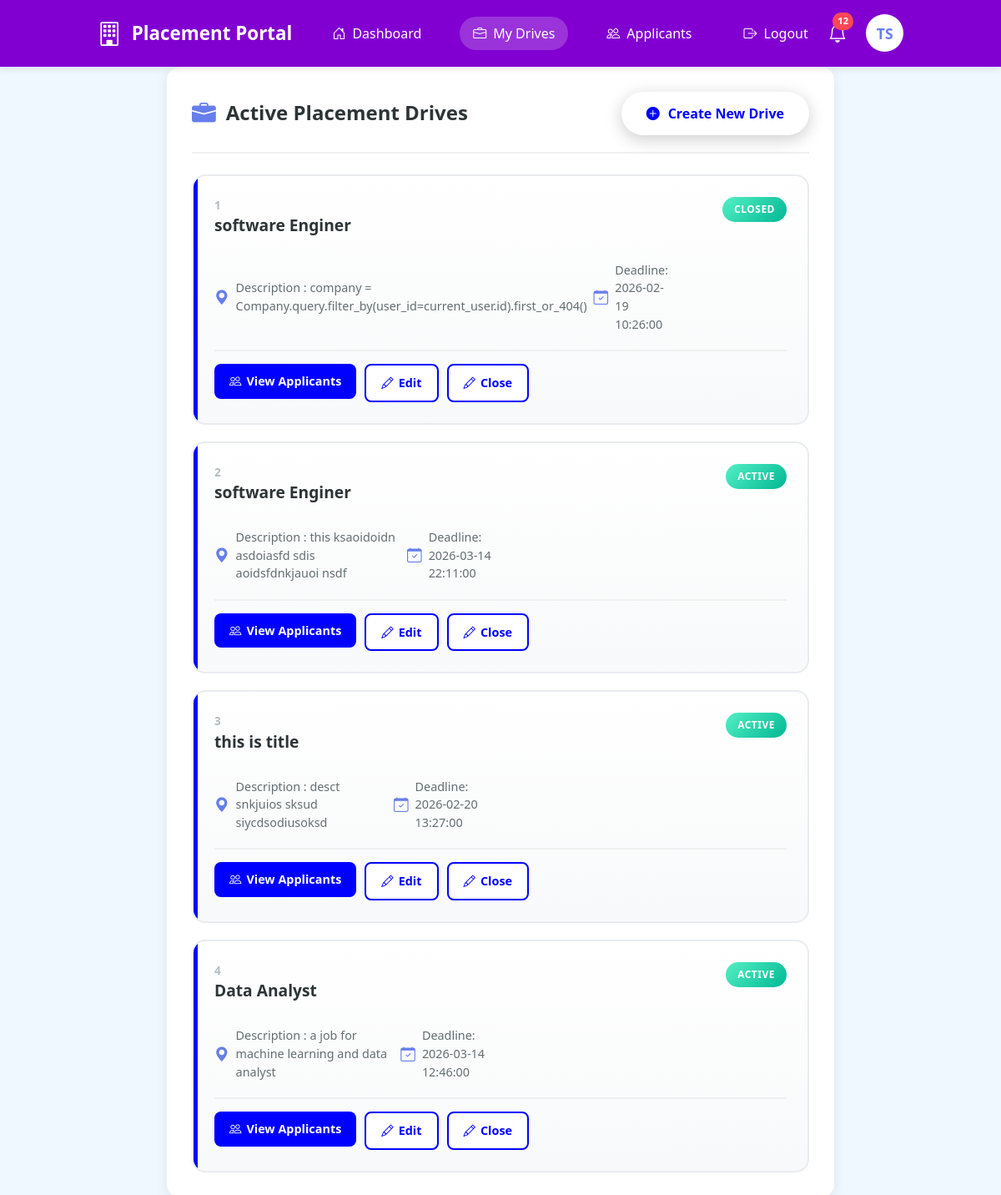
Page /company/drives (signed in) on the committed database.
### portal/models.py (models this page shows)
class Drive(db.Model,UserMixin):
    __tablename__ = 'placement_drives'
    id = db.Column(db.Integer , primary_key = True)
    company_id = db.Column(db.Integer,db.ForeignKey('companies.id') , nullable = False)
    job_title = db.Column(db.String(100), nullable = False)
    description = db.Column(db.String(200), nullable = False)
    eligibility = db.Column(db.String(100), nullable = False)
    deadline = db.Column(db.DateTime, nullable = False)
    status = db.Column(db.String(20), nullable = False,default ='APPROVED') #APPROVED,PENDING,CLOSED
    company = db.relationship('Company' , backref = 'companies')

### app.py (the view)
@app.route("/company/drives")
@login_required
def company_drive():
    company = Company.query.filter_by(user_id=current_user.id).first_or_404()
    drive = Drive.query.filter_by(company_id = company.id).all()
    return render_template('company/company_drive.html',c = company , drives = drive)

### app.py (called while the page is built)
@login_manager.user_loader
def load_user(user_id):
    return User.query.get(int(user_id))

### templates/company/company_drive.html (shortened to what this page needs)
{% extends "company/company_base.html" %}
{% block content %}
<div class="dri">
    <div class="sec-card">
        <div class="sec-header">
            <h2>
                <i class="bi bi-briefcase-fill icon"></i>
                Active Placement Drives
            </h2>
            <a href="{{url_for('company_create_drive',company_id=c.id)}}">
                <div class="welcome-actions">
                    <button class="btn-create-drive">
                        <i class="bi bi-plus-circle-fill"></i>
                        Create New Drive
                    </button>
                </div>
            </a>
        </div>
        <div class="drives">
            {% for d in drives %}
            <div class="drive">
                <div class="drive-h">
                    <div>
                        <div class="drive-id">{{d.id}}</div>
                        <div class="drive-t">{{d.job_title}} </div>
                    </div>
                    {% if d.status == 'PENDING' %}
                    <span class="drive-s status-pending">Pending Approval</span>
                    {% elif d.status == 'APPROVED' %}
                    <span class="drive-s status-active">Active</span>
                    {% else %}
                    <span class="drive-s status-active">Closed</span>
                    {% endif %}
                </div>
                <div class="drive-m">
                    <div class="meta-i">
                        <i class="bi bi-geo-alt-fill"></i>
                        <span>Description : {{d.description}} </span>
                        <div class="meta-i">
                            <i class="bi bi-calendar-check"></i>
                            <span>Deadline: {{d.deadline}}</span>
                        </div>
                    </div>
                </div>
                <div class="drive-actions">
                    <a href="{{url_for('company_app')}}">
                        <button class="btn-action btn-view">
                            <i class="bi bi-people"></i>
                            View Applicants
                        </button>
                    </a>
                    <a href="{{url_for('edit_drive' , drive_id = d.id)}}">
                        <button class="btn-action btn-edit">
                            <i class="bi bi-pencil"></i>
                            Edit
                        </button>
                    </a>
                    <a href="{{url_for('close_drive' , drive_id = d.id)}}">
                        <button class="btn-action btn-edit">
                            <i class="bi bi-pencil"></i>
                            Close
                        </button>
                    </a>
                </div>
            </div>
            {% endfor %}
        </div>
    </div>
</div>
{% endblock %}

### templates/company/company_base.html (style rules this page uses)
* { margin: 0; padding: 0; box-sizing: border-box; }
body { font-family: 'Segoe UI', Tahoma, Geneva, Verdana, sans-serif; background: aliceblue; color: #333; }
.btn-create-drive { background: white; color: blue; padding: 14px 30px; border-radius: 30px; border: none; font-weight: 700; cursor: pointer; transition: all 0.3s ease; display: flex; align-items: center; gap: 10px; font-size: 1rem; box-shadow: 0 5px 20px rgba(0, 0, 0, 0.2); }
.sec-card { background: white; border-radius: 16px; padding: 30px; box-shadow: 0 4px 15px rgba(0, 0, 0, 0.08); margin-bottom: 30px; }
.sec-header { display: flex; justify-content: space-between; align-items: center; margin-bottom: 25px; padding-bottom: 20px; border-bottom: 2px solid #f0f0f0; }
.sec-header h2 { font-size: 1.5rem; font-weight: 700; color: #2d3436; display: flex; align-items: center; gap: 12px; margin: 0; }
.sec-header .icon { color: #667eea; font-size: 1.8rem; }
.drives { display: flex; flex-direction: column; gap: 20px; }
.drive { background: linear-gradient(to bottom, #ffffff 0%, #f8f9fa 100%); border-radius: 16px; padding: 25px; border: 2px solid #e9ecef; transition: all 0.3s ease; position: relative; overflow: hidden; }
.drive::before { content: ''; position: absolute; top: 0; left: 0; width: 5px; height: 100%; background-color: blue; }
.drive-h { display: flex; justify-content: space-between; align-items: start; margin-bottom: 15px; }
.drive-t { font-size: 1.2rem; font-weight: 700; color: #2d3436; margin-bottom: 8px; }
.drive-id { font-size: 0.85rem; color: #b2bec3; font-weight: 600; }
.drive-s { padding: 6px 14px; border-radius: 20px; font-size: 0.75rem; font-weight: 700; text-transform: uppercase; letter-spacing: 0.5px; }
.status-active { background: linear-gradient(135deg, #55efc4 0%, #00b894 100%); color: white; }
.drive-m { display: grid; grid-template-columns: repeat(2, 1fr); gap: 12px; margin: 20px 0; }
.meta-i { display: flex; align-items: center; gap: 8px; font-size: 0.9rem; color: #636e72; }
.meta-i i { color: #667eea; font-size: 1.1rem; }
.drive-actions { display: flex; gap: 10px; margin-top: 15px; padding-top: 15px; border-top: 2px solid #f0f0f0; }
.btn-action { flex: 1; padding: 10px 18px; border-radius: 8px; border: none; font-weight: 600; cursor: pointer; transition: all 0.3s ease; display: flex; align-items: center; justify-content: center; gap: 6px; font-size: 0.9rem; }
.btn-view { background-color: blue; color: white; }
.btn-edit { background: white; color: blue; border: 2px solid blue; }

### templates/company/company_drive.html (style rules this page uses)
.dri { margin-left: 200px; margin-right: 200px; }
a { text-decoration: none; }

### rows in the picture
Drive: id "1", job_title "software Enginer", status "CLOSED", description "company = Company.query.filter_by(user_id=current_user.id).first_or_404()", deadline "2026-02-19 10:26:00"
Drive: id "2", job_title "software Enginer", status "ACTIVE", description "this ksaoidoidn asdoiasfd sdis aoidsfdnkjauoi nsdf", deadline "2026-03-14 22:11:00"
Drive: id "3", job_title "this is title", status "ACTIVE", description "desct snkjuios sksud siycdsodiusoksd", deadline "2026-02-20 13:27:00"
Drive: id "4", job_title "Data Analyst", status "ACTIVE", description "a job for machine learning and data analyst", deadline "2026-03-14 12:46:00"
